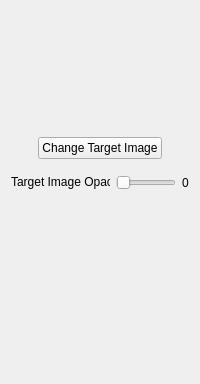
<?xml version="1.0" encoding="UTF-8"?>
<ui version="4.0">
 <class>ImageJobImageWidget</class>
 <widget class="QWidget" name="ImageJobImageWidget">
  <property name="geometry">
   <rect>
    <x>0</x>
    <y>0</y>
    <width>200</width>
    <height>384</height>
   </rect>
  </property>
  <property name="minimumSize">
   <size>
    <width>200</width>
    <height>384</height>
   </size>
  </property>
  <property name="windowTitle">
   <string notr="true"/>
  </property>
  <layout class="QVBoxLayout" name="verticalLayout">
   <item>
    <layout class="QVBoxLayout" name="verticalLayout_2">
     <item>
      <layout class="QHBoxLayout" name="horizontalLayout">
       <property name="sizeConstraint">
        <enum>QLayout::SetDefaultConstraint</enum>
       </property>
       <item>
        <widget class="QLabel" name="targetImageLabel">
         <property name="sizePolicy">
          <sizepolicy hsizetype="Fixed" vsizetype="Fixed">
           <horstretch>0</horstretch>
           <verstretch>0</verstretch>
          </sizepolicy>
         </property>
         <property name="minimumSize">
          <size>
           <width>120</width>
           <height>120</height>
          </size>
         </property>
         <property name="text">
          <string notr="true"/>
         </property>
         <property name="scaledContents">
          <bool>false</bool>
         </property>
         <property name="alignment">
          <set>Qt::AlignCenter</set>
         </property>
        </widget>
       </item>
      </layout>
     </item>
     <item>
      <layout class="QHBoxLayout" name="horizontalLayout_3">
       <item>
        <spacer name="horizontalSpacer_2">
         <property name="orientation">
          <enum>Qt::Horizontal</enum>
         </property>
         <property name="sizeHint" stdset="0">
          <size>
           <width>40</width>
           <height>20</height>
          </size>
         </property>
        </spacer>
       </item>
       <item>
        <widget class="QPushButton" name="pickTargetImageButton">
         <property name="text">
          <string extracomment="Text on a button that opens a dialog that allows the user to select an image that the software attempts to recreate using shapes - which is why it is called the Target image">Change Target Image</string>
         </property>
        </widget>
       </item>
       <item>
        <spacer name="horizontalSpacer">
         <property name="orientation">
          <enum>Qt::Horizontal</enum>
         </property>
         <property name="sizeHint" stdset="0">
          <size>
           <width>40</width>
           <height>20</height>
          </size>
         </property>
        </spacer>
       </item>
      </layout>
     </item>
    </layout>
   </item>
   <item>
    <spacer name="verticalSpacer_2">
     <property name="orientation">
      <enum>Qt::Vertical</enum>
     </property>
     <property name="sizeType">
      <enum>QSizePolicy::Fixed</enum>
     </property>
     <property name="sizeHint" stdset="0">
      <size>
       <width>20</width>
       <height>10</height>
      </size>
     </property>
    </spacer>
   </item>
   <item>
    <layout class="QHBoxLayout" name="horizontalLayout_2">
     <item>
      <widget class="QLabel" name="targetImageOpacityLabel">
       <property name="sizePolicy">
        <sizepolicy hsizetype="Preferred" vsizetype="Fixed">
         <horstretch>0</horstretch>
         <verstretch>0</verstretch>
        </sizepolicy>
       </property>
       <property name="text">
        <string extracomment="Label text next to a slider that allows the user to adjust how transparent/opaque the target image is">Target Image Opacity</string>
       </property>
      </widget>
     </item>
     <item>
      <widget class="QSlider" name="targetImageOpacitySlider">
       <property name="minimumSize">
        <size>
         <width>60</width>
         <height>0</height>
        </size>
       </property>
       <property name="maximum">
        <number>255</number>
       </property>
       <property name="orientation">
        <enum>Qt::Horizontal</enum>
       </property>
      </widget>
     </item>
     <item>
      <widget class="QLabel" name="targetImageOpacityValueLabel">
       <property name="text">
        <string notr="true">0</string>
       </property>
      </widget>
     </item>
    </layout>
   </item>
   <item>
    <spacer name="verticalSpacer_3">
     <property name="orientation">
      <enum>Qt::Vertical</enum>
     </property>
     <property name="sizeType">
      <enum>QSizePolicy::Expanding</enum>
     </property>
     <property name="sizeHint" stdset="0">
      <size>
       <width>20</width>
       <height>20</height>
      </size>
     </property>
    </spacer>
   </item>
  </layout>
 </widget>
 <resources/>
 <connections/>
</ui>
